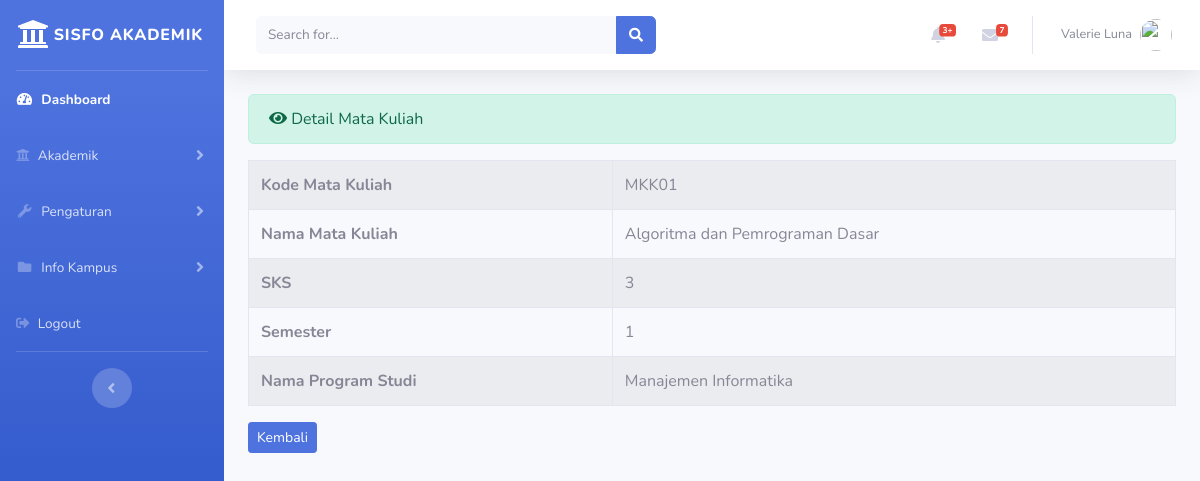
The page /index.php/administrator/matakuliah/detail/MKK01 on the database its author committed.
### tables this page shows
CREATE TABLE `matakuliah` (
  `kode_matakuliah` varchar(10) NOT NULL,
  `nama_matakuliah` varchar(100) NOT NULL,
  `sks` int(5) NOT NULL,
  `semester` int(10) NOT NULL,
  `nama_prodi` varchar(100) NOT NULL
);

### application/controllers/administrator/matakuliah.php (called while the page is built, shortened)
<?php
class Matakuliah extends CI_Controller {
	public function detail($kode)
	{
		$data['detail'] = $this->matakuliah_model->ambil_kode_matakuliah($kode);
		$this->load->view('administrator/templates_administrator/header.php');
		$this->load->view('administrator/templates_administrator/sidebar.php');
		$this->load->view('administrator/matakuliah_detail', $data);
		$this->load->view('administrator/templates_administrator/footer.php');
	}
}

### index.php (called while the page is built, shortened)
<?php
require_once BASEPATH.'core/CodeIgniter.php';

### application/models/matakuliah_model.php (called while the page is built, shortened)
<?php
class Matakuliah_model extends CI_Model {
	public function ambil_kode_matakuliah($kode)
	{
		$result = $this->db->where('kode_matakuliah', $kode)->get('matakuliah');
		if($result->num_rows() > 0){
			return $result->result();
		}else {
			return false;
		}
	}
}

### application/views/administrator/matakuliah_detail.php (the view)
<div class="container-fluid">
	<div class="alert alert-success" role="alert">
    	<i class="fa fa-eye"></i> Detail Mata Kuliah
  	</div>
  	<table class="table table-bordered table-striped table-hover">
  		<?php foreach ($detail as $dt) : ?>
  		<tr>
  			<th>Kode Mata Kuliah</th>
  			<td><?php echo $dt->kode_matakuliah; ?></td>
  		</tr>
  		<tr>
  			<th>Nama Mata Kuliah</th>
  			<td><?php echo $dt->nama_matakuliah; ?></td>
  		</tr>
  		<tr>
  			<th>SKS</th>
  			<td><?php echo $dt->sks; ?></td>
  		</tr>
  		<tr>
  			<th>Semester</th>
  			<td><?php echo $dt->semester; ?></td>
  		</tr>
  		<tr>
  			<th>Nama Program Studi</th>
  			<td><?php echo $dt->nama_prodi; ?></td>
  		</tr>
  		<?php endforeach; ?>
  	</table>
  	<?php echo anchor('administrator/matakuliah', '<div class="btn btn-sm btn-primary">Kembali</div>') ?>
</div>

### rows shown on the page
matakuliah: kode_matakuliah "MKK01", nama_matakuliah "Algoritma dan Pemrograman Dasar", sks "3", semester "1", nama_prodi "Manajemen Informatika"
